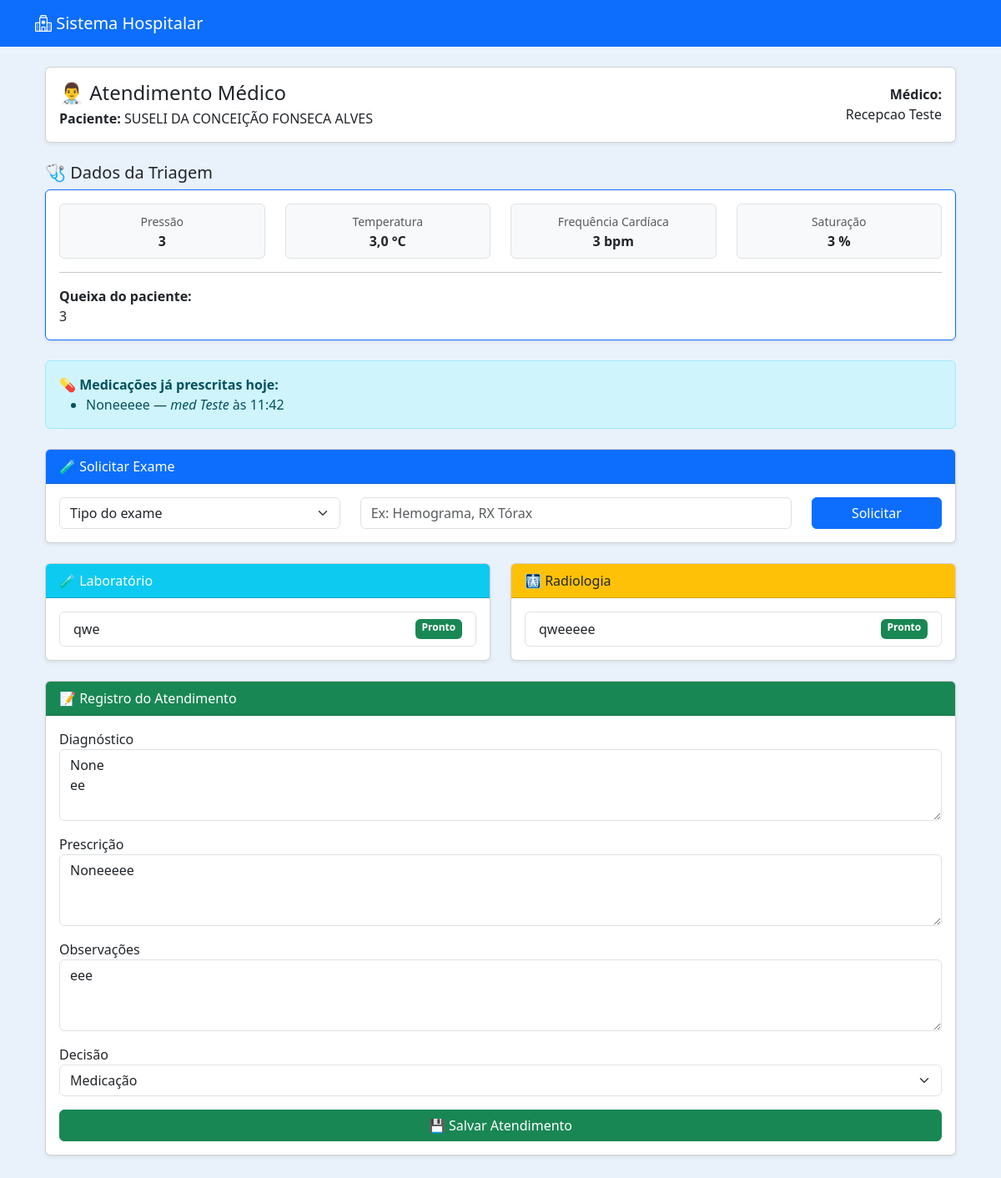
Screenshot of /medico/editar/54/ (signed in) with the database file from the repository.
### medico/models.py (models this page shows, shortened)
class Atendimento(models.Model):
    paciente = models.ForeignKey(
        Paciente,
        on_delete=models.CASCADE
    )
    medico = models.ForeignKey(
        Usuario,
        on_delete=models.SET_NULL,  # ⚠ Melhor que CASCADE
        null=True,
        related_name="atendimentos_realizados"
    )
    triagem = models.OneToOneField(
        Triagem,
        on_delete=models.CASCADE
    )
    diagnostico = models.TextField(blank=True, null=True)
    prescricao = models.TextField(blank=True, null=True)
    observacoes = models.TextField(blank=True, null=True)
    DECISAO_CHOICES = [
        ("dispensar", "Dispensar"),
        ("medicacao", "Medicação"),
        ("internacao", "Internação"),
        ("exames", "Exames"),
    ]
    decisao = models.CharField(
        max_length=20,
        choices=DECISAO_CHOICES,
        blank=True,
        null=True
    )
    medicacao_aplicada = models.BooleanField(default=False)
    tecnico_aplicou = models.ForeignKey(
        Usuario,
        on_delete=models.SET_NULL,
        null=True,
        blank=True,
        related_name="medicacoes_aplicadas"
    )
    horario_medicacao = models.DateTimeField(
        null=True,
        blank=True
    )
    data_atendimento = models.DateTimeField(auto_now_add=True)
    finalizado = models.BooleanField(default=False)

class Exame(models.Model):
    TIPO_CHOICES = [
        ("laboratorio", "Laboratório"),
        ("radiologia", "Radiologia"),
    ]
    atendimento = models.ForeignKey(
        "Atendimento",
        on_delete=models.CASCADE,
        related_name="exames"
    )
    tipo = models.CharField(
        max_length=20,
        choices=TIPO_CHOICES,
        default="laboratorio"
    )
    nome = models.CharField(max_length=150)
    status = models.CharField(
        max_length=20,
        choices=[
            ("solicitado", "Solicitado"),
            ("pronto", "Pronto"),
        ],
        default="solicitado"
    )
    resultado = models.TextField(blank=True, null=True)
    data_solicitacao = models.DateTimeField(auto_now_add=True)

### pacientes/models.py (models this page shows, shortened)
class Paciente(models.Model):
    nome = models.CharField(max_length=100)
    nome_social = models.CharField(max_length=100, blank=True, null=True)
    nome_mae = models.CharField(max_length=100)
    nome_pai = models.CharField(max_length=100, blank=True, null=True)
    cpf = models.CharField(
        max_length=14,
        unique=True,
        validators=[
            RegexValidator(
                r'^\d{3}\.\d{3}\.\d{3}-\d{2}$',
                'CPF inválido! Use XXX.XXX.XXX-XX'
            )
        ]
    )
    data_nascimento = models.DateField()
    SEXO_BIOLOGICO_CHOICES = [
        ('M', 'Masculino'),
        ('F', 'Feminino'),
        ('I', 'Intersexo'),
    ]
    sexo_biologico = models.CharField(max_length=1, choices=SEXO_BIOLOGICO_CHOICES)
    identidade_genero = models.CharField(max_length=50)
    orientacao_sexual = models.CharField(max_length=50)
    NACIONALIDADE_CHOICES = [
        ('BRASILEIRA', 'Brasileira'),
        ('ARGENTINA', 'Argentina'),
        ('BOLIVIANA', 'Boliviana'),
        ('CHILENA', 'Chilena'),
        ('COLOMBIANA', 'Colombiana'),
        ('PARAGUAIA', 'Paraguaia'),
        ('PERUANA', 'Peruana'),
        ('URUGUAIA', 'Uruguaia'),
        ('VENEZUELANA', 'Venezuelana'),
        ('OUTRA', 'Outra'),
    ]
    nacionalidade = models.CharField(
        max_length=20,
        choices=NACIONALIDADE_CHOICES,
        default='BRASILEIRA'
    )
    naturalidade = models.CharField(max_length=100)
    RACA_COR_CHOICES = [
        ('BRANCA', 'Branca'),
        ('PRETA', 'Preta'),
        ('PARDA', 'Parda'),
        ('AMARELA', 'Amarela'),
        ('INDIGENA', 'Indígena'),
    ]
    raca_cor = models.CharField(max_length=10, choices=RACA_COR_CHOICES)
    ESTADO_CIVIL_CHOICES = [
        ('SOLTEIRO', 'Solteiro(a)'),
        ('CASADO', 'Casado(a)'),
        ('DIVORCIADO', 'Divorciado(a)'),
        ('VIUVO', 'Viúvo(a)'),
        ('UNIAO_ESTAVEL', 'União Estável'),
    ]
    estado_civil = models.CharField(max_length=20, choices=ESTADO_CIVIL_CHOICES)
    ESCOLARIDADE_CHOICES = [
        ('SEM_INSTRUCAO', 'Sem instrução'),
        ('FUNDAMENTAL_INCOMPLETO', 'Fundamental incompleto'),
        ('FUNDAMENTAL_COMPLETO', 'Fundamental completo'),
        ('MEDIO_INCOMPLETO', 'Médio incompleto'),
        ('MEDIO_COMPLETO', 'Médio completo'),
        ('SUPERIOR_INCOMPLETO', 'Superior incompleto'),
        ('SUPERIOR_COMPLETO', 'Superior completo'),
        ('POS_GRADUACAO', 'Pós-graduação'),
        ('MESTRADO', 'Mestrado'),
        ('DOUTORADO', 'Doutorado'),
    ]
    escolaridade = models.CharField(max_length=30, choices=ESCOLARIDADE_CHOICES)
    profissao = models.CharField(max_length=50)
    rg = models.CharField(max_length=20)
    orgao_emissor = models.CharField(max_length=10)
    UF_CHOICES = [
        ('AC','AC'), ('AL','AL'), ('AP','AP'), ('AM','AM'),
        ('BA','BA'), ('CE','CE'), ('DF','DF'), ('ES','ES'),
        ('GO','GO'), ('MA','MA'), ('MT','MT'), ('MS','MS'),
        ('MG','MG'), ('PA','PA'), ('PB','PB'), ('PR','PR'),
        ('PE','PE'), ('PI','PI'), ('RJ','RJ'), ('RN','RN'),
        ('RS','RS'), ('RO','RO'), ('RR','RR'), ('SC','SC'),
        ('SP','SP'), ('SE','SE'), ('TO','TO'),
    ]
    uf_rg = models.CharField(max_length=2, choices=UF_CHOICES)
    cep = models.CharField(
        max_length=9,
        validators=[
            RegexValidator(
                r'^\d{5}-\d{3}$',
                'CEP inválido! Use XXXXX-XXX'
            )
        ]
    )
    endereco = models.CharField(max_length=100)
    numero = models.CharField(max_length=10)
    complemento = models.CharField(max_length=50, blank=True, null=True)
    bairro = models.CharField(max_length=50)
    municipio = models.CharField(max_length=50)
    uf = models.CharField(max_length=2, choices=UF_CHOICES)
    ZONA_CHOICES = [
        ('URBANA', 'Urbana'),
        ('RURAL', 'Rural'),
    ]
    zona = models.CharField(max_length=6, choices=ZONA_CHOICES)
    telefone_fixo = models.CharField(
        max_length=15,
        blank=True,
        null=True,
        validators=[
            RegexValidator(
                r'^\(\d{2}\)\s\d{4}-\d{4}$',
                'Telefone inválido! Use (XX) XXXX-XXXX'
            )
        ]
    )
    celular = models.CharField(
        max_length=15,
        validators=[
            RegexValidator(
                r'^\(\d{2}\)\s\d{5}-\d{4}$',
                'Celular inválido! Use (XX) XXXXX-XXXX'
            )
        ]
    )
    whatsapp = models.BooleanField(default=False)
    email = models.EmailField(blank=True, null=True)
    cartao_sus = models.CharField(max_length=18, blank=True, null=True)
    criado_por = models.ForeignKey(
        User,
        on_delete=models.SET_NULL,
        null=True,
        blank=True,
        related_name='pacientes_criados'
    )
    data_criacao = models.DateTimeField(default=timezone.now, editable=False)
    data_atualizacao = models.DateTimeField(auto_now=True)

### usuarios/models.py (models this page shows, shortened)
class Usuario(AbstractUser):
    PERFIL_CHOICES = [
    ('administrador', 'Administrador'),
    ('medico', 'Médico'),
    ('enfermeiro', 'Enfermeiro'),
    ('tecnico', 'Técnico'),
    ('recepcao', 'Recepção'),
    ('laboratorio', 'Laboratório'),
    ('radiologia', 'Radiologia'),
    ]
    perfil = models.CharField(max_length=20, choices=PERFIL_CHOICES, default='recepcao')
    cpf = models.CharField("CPF", max_length=14, unique=True, blank=True, null=True)
    data_nascimento = models.DateField("Data de Nascimento", blank=True, null=True)
    telefone = models.CharField("Telefone", max_length=20, blank=True, null=True)
    endereco = models.CharField("Endereço", max_length=255, blank=True, null=True)
    cidade = models.CharField("Cidade", max_length=100, blank=True, null=True)
    estado = models.CharField("Estado", max_length=50, blank=True, null=True)
    cep = models.CharField("CEP", max_length=10, blank=True, null=True)
    crm = models.CharField("CRM", max_length=20, blank=True, null=True)
    coren = models.CharField("COREN", max_length=20, blank=True, null=True)

### triagem/models.py (models this page shows, shortened)
class Triagem(models.Model):
    RISCO_CHOICES = [
        ('Vermelho', 'Vermelho'),
        ('Laranja', 'Laranja'),
        ('Amarelo', 'Amarelo'),
        ('Verde', 'Verde'),
        ('Azul', 'Azul'),
    ]
    agendamento = models.OneToOneField(Agendamento, on_delete=models.CASCADE)
    paciente = models.ForeignKey(Paciente, on_delete=models.CASCADE)
    enfermeiro = models.ForeignKey(
        Usuario,
        on_delete=models.SET_NULL,
        null=True,
        blank=True,
        related_name="triagens_realizadas"
    )
    pressao_arterial = models.CharField(max_length=20)
    temperatura = models.DecimalField(max_digits=4, decimal_places=1)
    frequencia_cardiaca = models.IntegerField()
    saturacao = models.IntegerField()
    classificacao_risco = models.CharField(
        max_length=10,
        choices=RISCO_CHOICES,
        blank=True,
        null=True
    )
    observacoes = models.TextField(blank=True, null=True)
    atendido = models.BooleanField(default=False)
    data_triagem = models.DateTimeField(auto_now_add=True)
    entrou_fila = models.DateTimeField(null=True, blank=True)
    iniciou_atendimento = models.DateTimeField(null=True, blank=True)
    tempo_espera_minutos = models.IntegerField(null=True, blank=True)

### medico/views.py (the view, shortened to what this page needs)
# urls.py: path('editar/<int:atendimento_id>/', views.editar_atendimento, name='editar_atendimento'),
@login_required
def editar_atendimento(request, atendimento_id):
    atendimento = get_object_or_404(Atendimento, id=atendimento_id)
    paciente = atendimento.paciente
    triagem = atendimento.triagem  # 👈 triagem do enfermeiro
    hoje = timezone.localdate()
    atendimentos_hoje = Atendimento.objects.filter(
        paciente=paciente,
        data_atendimento__date=hoje
    ).order_by('data_atendimento')
    medicacoes_dia = [
        (a.prescricao, a.medico.get_full_name(), a.data_atendimento.time())
        for a in atendimentos_hoje
        if a.prescricao and a.prescricao.strip()
    ]
    exames = atendimento.exames.all()
    return render(request, "medico/atendimento.html", {
        "atendimento": atendimento,
        "triagem": triagem,          # 👈 agora vai aparecer no template
        "medicacoes_dia": medicacoes_dia,
        "atendimentos_hoje": atendimentos_hoje,
        "exames": exames,
    })

### medico/templates/medico/atendimento.html (shortened to what this page needs)
{% extends 'usuarios/base.html' %}
{% block content %}
<div class="container mt-4">
<div class="card shadow-sm mb-4">
    <div class="card-body d-flex justify-content-between align-items-center">
        <div>
            <h4 class="mb-1">👨‍⚕️ Atendimento Médico</h4>
            <strong>Paciente:</strong> {{ atendimento.paciente.nome }}
        </div>
        <div class="text-end">
            <strong>Médico:</strong><br>
            {{ request.user.get_full_name }}
        </div>
    </div>
</div>
<h5 class="mb-2">🩺 Dados da Triagem</h5>
{% if triagem %}
<div class="card shadow-sm mb-4 border-primary">
    <div class="card-body">
        <div class="row text-center">
            <div class="col-md-3">
                <div class="p-2 border rounded bg-light">
                    <small class="text-muted">Pressão</small><br>
                    <strong>{{ triagem.pressao_arterial }}</strong>
                </div>
            </div>
            <div class="col-md-3">
                <div class="p-2 border rounded bg-light">
                    <small class="text-muted">Temperatura</small><br>
                    <strong>{{ triagem.temperatura }} °C</strong>
                </div>
            </div>
            <div class="col-md-3">
                <div class="p-2 border rounded bg-light">
                    <small class="text-muted">Frequência Cardíaca</small><br>
                    <strong>{{ triagem.frequencia_cardiaca }} bpm</strong>
                </div>
            </div>
            <div class="col-md-3">
                <div class="p-2 border rounded bg-light">
                    <small class="text-muted">Saturação</small><br>
                    <strong>{{ triagem.saturacao }} %</strong>
                </div>
            </div>
        </div>
        <hr>
        <div>
            <strong>Queixa do paciente:</strong><br>
            {{ triagem.observacoes }}
        </div>
    </div>
</div>
{% else %}
<div class="alert alert-warning">
    Triagem ainda não realizada.
</div>
{% endif %}
{% if medicacoes_dia %}
<div class="alert alert-info mb-4">
    <strong>💊 Medicações já prescritas hoje:</strong>
    <ul class="mb-0">
        {% for prescricao, medico, hora in medicacoes_dia %}
            <li>{{ prescricao }} — <em>{{ medico }}</em> às {{ hora|time:"H:i" }}</li>
        {% endfor %}
    </ul>
</div>
{% endif %}
<div class="card shadow-sm mb-4">
<div class="card-header bg-primary text-white">
🧪 Solicitar Exame
</div>
<div class="card-body">
<form method="POST">
<div class="row">
<div class="col-md-4">
<select name="tipo_exame" class="form-select" required>
<option value="">Tipo do exame</option>
</select>
</div>
<div class="col-md-6">
<input type="text" name="nome_exame" class="form-control"
placeholder="Ex: Hemograma, RX Tórax" required>
</div>
<div class="col-md-2">
<button class="btn btn-primary w-100">
Solicitar
</button>
</div>
</div>
</form>
</div>
</div>
<div class="row mb-4">
<div class="col-md-6">
<div class="card shadow-sm">
<div class="card-header bg-info text-white">
🧪 Laboratório
</div>
<div class="card-body">
{% if exames %}
<ul class="list-group">
{% for exame in exames %}
{% if exame.tipo == "laboratorio" %}
<li class="list-group-item d-flex justify-content-between">
{{ exame.nome }}
{% if exame.status == "pronto" %}
<span class="badge bg-success">Pronto</span>
{% else %}
<span class="badge bg-secondary">Aguardando</span>
{% endif %}
</li>
{% endif %}
{% endfor %}
</ul>
{% else %}
<p class="text-muted">Nenhum exame solicitado</p>
{% endif %}
</div>
</div>
</div>
<div class="col-md-6">
<div class="card shadow-sm">
<div class="card-header bg-warning text-dark">
🩻 Radiologia
</div>
<div class="card-body">
{% if exames %}
<ul class="list-group">
{% for exame in exames %}
{% if exame.tipo == "radiologia" %}
<li class="list-group-item d-flex justify-content-between">
{{ exame.nome }}
{% if exame.status == "pronto" %}
<span class="badge bg-success">Pronto</span>
{% else %}
<span class="badge bg-secondary">Aguardando</span>
{% endif %}
</li>
{% endif %}
{% endfor %}
</ul>
{% else %}
<p class="text-muted">Nenhum exame solicitado</p>
{% endif %}
</div>
</div>
</div>
</div>
<div class="card shadow-sm mb-5">
<div class="card-header bg-success text-white">
📝 Registro do Atendimento
</div>
<div class="card-body">
<form method="POST">
<div class="mb-3">
<label>Diagnóstico</label>
<textarea name="diagnostico" class="form-control" rows="3">
{{ atendimento.diagnostico }}
</textarea>
</div>
<div class="mb-3">
<label>Prescrição</label>
<textarea name="prescricao" class="form-control" rows="3">
{{ atendimento.prescricao }}
</textarea>
</div>
<div class="mb-3">
<label>Observações</label>
<textarea name="observacoes" class="form-control" rows="3">
{{ atendimento.observacoes }}
</textarea>
</div>
<div class="mb-3">
<label>Decisão</label>
<select name="decisao" class="form-select" required>
<option value="medicacao"
{% if atendimento.decisao == "medicacao" %}selected{% endif %}>
Medicação
</option>
</select>
</div>
<button class="btn btn-success w-100">
💾 Salvar Atendimento
</button>
</form>
</div>
</div>
</div>
{% endblock %}

### usuarios/templates/usuarios/base.html (style rules this page uses)
body { background-color: #e9f2fb; }

### rows the page displays
Atendimento: paciente.nome "SUSELI DA CONCEIÇÃO FONSECA ALVES", medicacoes_dia "Noneeeee", diagnostico "None ee", prescricao "Noneeeee", observacoes "eee", decisao "Medicação"
Usuario: user.get_full_name "Recepcao Teste"
Triagem: pressao_arterial "3", temperatura "3,0", frequencia_cardiaca "3", saturacao "3", observacoes "3"
Exame: nome "qwe", status "Pronto"
Exame: nome "qweeeee", status "Pronto"

### other values shown
{{ medico }} "med Teste"
{{ hora|time:"H:i" }} "11:42"
